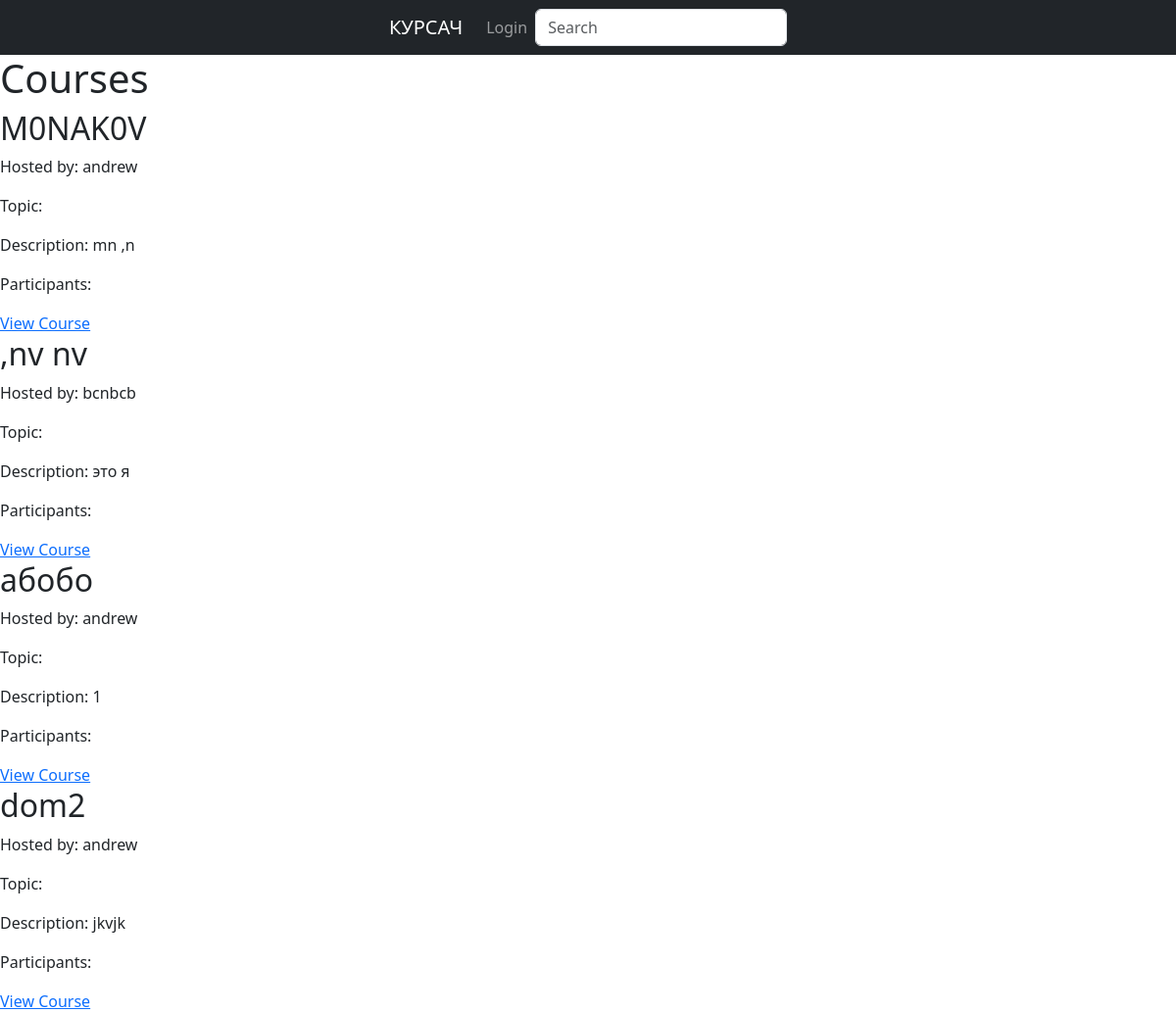
Page /courses/ on the committed database.
### base/models.py (models this page shows, shortened)
class Course(models.Model):
    bigcourse = models.ForeignKey(BigCourse, on_delete= models.CASCADE, null = True)
    host = models.ForeignKey(User, on_delete=models.SET_NULL, null = True)
    name = models.CharField(max_length=100)
    description = models.TextField(max_length=255, default='')
    created_date = models.DateField(auto_now_add=True)
    completion_date = models.DateField(null=True, blank=True)
    progress = models.IntegerField(default=0)

### base/views.py (the view)
# urls.py: path('courses/', views.courses, name='courses'),
def courses(request):
    courses = Course.objects.all()
    context = {'courses': courses}
    return render(request, 'courses/courses.html', context)

### base/templates/courses/courses.html (shortened to what this page needs)
{% extends 'main.html' %}
{% block content %}
  <h1>Courses</h1>
  {% for course in courses %}
    <div class="course-card">
      <h2>{{ course.name }}</h2>
      <p>Hosted by: {{ course.host}}</p>
      <p>Topic: {{ course.topic.name }}</p>
      <p>Description: {{ course.description }}</p>
      <p>Participants: {{ course.participants.count }}</p>
      <a href="{% url 'course' course.id %}">View Course</a>
    </div>
  {% endfor %}
{% endblock %}

### rows in the picture
Course: name "M0NAK0V", host "andrew", description "mn ,n"
Course: name ",nv nv", host "bcnbcb", description "это я"
Course: name "абобо", host "andrew", description "1"
Course: name "dom2", host "andrew", description "jkvjk"
